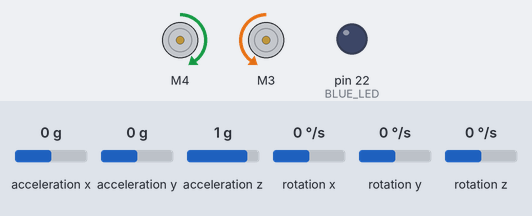
Simulated run of this sketch. Board: Arduino Mega 2560, built with avr-gcc and run on an emulated ATmega2560. Parts: 2 × DC motor (green arrow = forward, orange = backward, longer = faster), output pins drawn as LEDs (lit = HIGH). Inputs (shaded band) come from the test bench; at power-on: rotation z 0 °/s, acceleration x 0 g, acceleration y 0 g, acceleration z 1 g, rotation x 0 °/s, rotation y 0 °/s. What the sketch prints to the serial monitor is not drawn.

Above: at 2.8 s.
2.9 s: rotation z set to -28 °/s
5.9 s: rotation z set to -33 °/s
At 6.6 s:
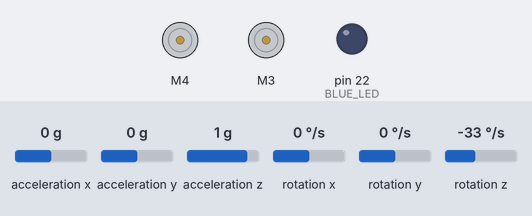
7.6 s: rotation z set to -192 °/s
At 11.3 s:
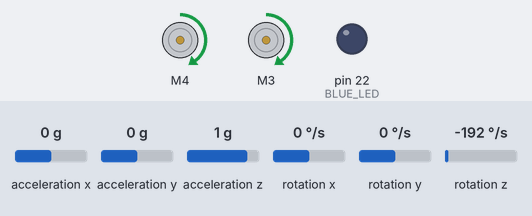
Timing chart, 0 to 16.6 s (numbered marks = the images above; inputs shaded):
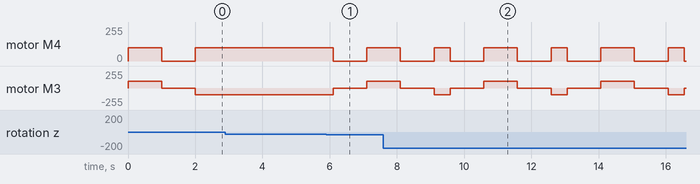

The sketch:

thorLift.ino
```cpp
#include <Adafruit_MotorShield.h>
#include <Wire.h>
#include <Adafruit_Sensor.h>

// Create the motor shield object
Adafruit_MotorShield AFMS = Adafruit_MotorShield();


// Set port M1 as the left motor and port M2 as the right motor
Adafruit_DCMotor *motorLeft = AFMS.getMotor(4);
Adafruit_DCMotor *motorRight = AFMS.getMotor(3);
Adafruit_DCMotor *motorLift = AFMS.getMotor(1);

float IR1Val, IR2Val, IR3Val, IR4Val, IR5Val;

float setpoint = 3.0;
int leftSpeed = 100;
int rightSpeed = 100;
int normalSpeed = 100; // 100 for sharp turns
float previousError = 0.0;
float integral = 0.0;
float prevXIR = 3.0;

int numLines = 0;
float lastLineCrossTime = 0;
float lineCrossDelay = 150;
int totalLines = 4;

// IMU STUFF
#include <MPU6050.h>
MPU6050 mpu;
// Timers
unsigned long timer = 0;
float timeStep = 0.01;
float yaw = 0;

void setup() {
  Serial.begin(115200);
  pinMode(A8, INPUT);
  pinMode(A9, INPUT);
  pinMode(A10, INPUT);
  pinMode(A11, INPUT);
  pinMode(A12, INPUT);

  if (!AFMS.begin()) {         // create with the default frequency 1.6KHz
    // if (!AFMS.begin(1000)) {  // OR with a different frequency, say 1KHz
    Serial.println("Could not find Motor Shield. Check wiring.");
    while (1);
  }
   Serial.println("Motor Shield found.");
   pinMode(22, OUTPUT); // BLUE LED

   // IMU SETUP
   // Initialize MPU6050
    while(!mpu.begin(MPU6050_SCALE_2000DPS, MPU6050_RANGE_2G))
    {
      Serial.println("Could not find a valid MPU6050 sensor, check wiring!");
      delay(500);
    }

    // Calibrate gyroscope. The calibration must be at rest.
    // If you don't want calibrate, comment this line.
    //mpu.calibrateGyro();

    // Set threshold sensivty. Default 3.
    // If you don't want use threshold, comment this line or set 0.
    mpu.setThreshold(0);
}

int instr = 1;

void loop() {
//  turnRight(90.0);

    motorLeft->run(FORWARD);
    motorRight->run(FORWARD);
    motorLeft->setSpeed(100);
    motorRight->setSpeed(100);
    delay(1000);
    motorLeft->setSpeed(0);
    motorRight->setSpeed(0);
    delay(1000);
    turnRight(90.0);
    delay(1000);
//    timer = millis();
//
//  // Read normalized values
//    Vector norm = mpu.readNormalizeGyro();
//
//  // Calculate Pitch, Roll and Yaw
//   yaw = yaw + norm.ZAxis * timeStep;
//
//   Serial.print(" Yaw = ");
//   Serial.println(yaw);
//
//  // Wait to full timeStep period
//   delay((timeStep*1000) - (millis() - timer));
//  if (numLines < totalLines) {
//    proportionalController();
//  } else {
//    // stop driving
//    motorLeft->run(RELEASE);
//    motorRight->run(RELEASE);
//    delay(1000);
//    if (instr == 1) {
//      turnRight(90.0);
//      delay(2000);
//      instr = instr + 1;
//      numLines = 0;
//      totalLines = 11;
//    }
//    else if (instr == 2) {
//      motorLift->run(FORWARD);
//      motorLift->setSpeed(100);
//      delay(20000);
//      motorLift->run(RELEASE);
//      motorLeft->run(BACKWARD);
//      motorRight->run(BACKWARD);
//      motorLeft->setSpeed(70);
//      motorRight->setSpeed(70);
//      delay(800);
//      motorLeft->run(RELEASE);
//      motorRight->run(RELEASE);
//      turnRight(180.0);
//      instr = instr + 1;
//      numLines = 0;
//      totalLines = 11;
//    }
//    else if (instr == 3) {
//      turnLeft(90);
//      delay(500);
//      instr = instr + 1;
//      numLines = 0;
//      totalLines = 4;
//    }
//    else if (instr == 4) {
//      motorLeft->run(RELEASE);
//      motorRight->run(RELEASE);
//    }
//  }

}

void proportionalController() {
  float Kp = 50.0;
  float dt = 0.01;
  float Kd = 0;
  float Ki = 0;
  float actualValue = readValue();
  float error = setpoint - actualValue;
  float derivative = (error - previousError)/dt;
  float integral = integral + error * dt;
  float deltaSpeed = Kp*error + Kd * derivative + Ki*integral;
  previousError = error;
  leftSpeed = normalSpeed - deltaSpeed;
  rightSpeed = normalSpeed + deltaSpeed;
  motorLeft->run(FORWARD);
  motorRight->run(FORWARD);
  motorLeft->setSpeed(leftSpeed);
  motorRight->setSpeed(rightSpeed);
}

float readValue() {
  IR1Val = constrain((analogRead(A8) - 296.0)/(979.0-296.0), 0, 1); // minimum 235 - 982
  IR2Val = constrain((analogRead(A9) - 302.0)/(980.0-302.0), 0, 1); // min 235 - 983
  IR3Val = constrain((analogRead(A10) - 490.0)/(981.0-490.0), 0, 1); // 231 - 983
  IR4Val = constrain((analogRead(A11) - 380.0)/(980.0-380.0), 0, 1); // 253 - 983
  IR5Val = constrain((analogRead(A12) - 382.0)/(980.0-382.0), 0, 1); // 300 - 983

  float xIR = ((1-IR1Val) + (1-IR2Val)*2 + (1-IR3Val)*3 + (1-IR4Val)*4 + (1-IR5Val)*5)/((1.000-IR1Val) + (1.000-IR2Val) + (1.000-IR3Val) + (1.000-IR4Val) + (1.000-IR5Val));
  //Serial.println(xIR);

  if (isnan(xIR)) { // if it detects all white
    xIR = prevXIR;
  } else {
    prevXIR = xIR;
  }

  if ((IR1Val < 0.5) && (IR2Val < 0.5) && (IR3Val < 0.5) && (IR4Val < 0.5) && (IR5Val < 0.5)) {
    if ((millis() - lastLineCrossTime) > lineCrossDelay) {
      lastLineCrossTime = millis();
      numLines = numLines + 1;
      Serial.println("added Line detection");
      digitalWrite(22, HIGH);
      delay(50);
      digitalWrite(22, LOW);
    }
  }

  return xIR;
}

void turnLeft(double turnDeg) {
  Vector norm = mpu.readNormalizeGyro();
  yaw = yaw + norm.ZAxis * timeStep;
  double oldAngle = yaw;
  double newAngle = yaw;
  do {
    timer = millis();
    motorLeft->run(BACKWARD);
    motorRight->run(FORWARD);
    motorLeft->setSpeed(70);
    motorRight->setSpeed(70);
    //Vector norm = mpu.readNormalizeGyro();
    yaw = yaw + norm.ZAxis * timeStep;
    newAngle = yaw;
    delay((timeStep*1000) - (millis() - timer));
  } while (newAngle <= (oldAngle + turnDeg));
    motorLeft->setSpeed(0);
    motorRight->setSpeed(0);
    return;
}

void turnRight(double turnDeg) {
  Vector norm = mpu.readNormalizeGyro();
  //yaw = yaw + norm.ZAxis * timeStep;
  double oldAngle = yaw + norm.ZAxis * timeStep;
//  double newAngle = yaw;
  do {
    timer = millis();
    motorLeft->run(FORWARD);
    motorRight->run(BACKWARD);
    motorLeft->setSpeed(100);
    motorRight->setSpeed(100);
    norm = mpu.readNormalizeGyro();
    yaw = yaw + norm.ZAxis * timeStep;
//    Serial.println(yaw);
    delay((timeStep*1000) - (millis() - timer));
//    Serial.print("New Angle:     ");
//    Serial.print(yaw);
//    Serial.print("     Old Angle:    ");
//    Serial.println(oldAngle);
  } while ((oldAngle - yaw) <= turnDeg);
    motorLeft->setSpeed(0);
    motorRight->setSpeed(0);
    return;
}

//bool checkAngle(double oldAngle, double newAngle, double turnAngle) {
//  double amountTurned = newAngle - oldAngle;
//  if ((amountTurned <= (turnAngle + 2.0)) && (amountTurned >= (turnAngle - 2.0))) {
//    return false;
//  } else {
//    return true;
//  }
//}

//bool checkAngleLeft(double oldAngle, double newAngle, double turnAngle) {
//  double amountTurned = oldAngle - newAngle;
//  if ((amountTurned <= (turnAngle + 2.0)) && (amountTurned >= (turnAngle - 2.0))) {
//    return false;
//  } else {
//    return true;
//  }
//}
```

Measured:
- the behaviour switches between -30 and -31 °/s on rotation z (found by bisection; images 0 and 1)
- after the input at 2.9 s, every drawn part: stays the same
- by itself, motor M4: repeats every 3.5 s: forward 100/255 0.48 s, stopped 1.0 s, forward 100/255 1.0 s, stopped 1.0 s
- by itself, motor M3: repeats every 3.5 s: backward 100/255 0.48 s, stopped 1.0 s, forward 100/255 1.0 s, stopped 1.0 s
